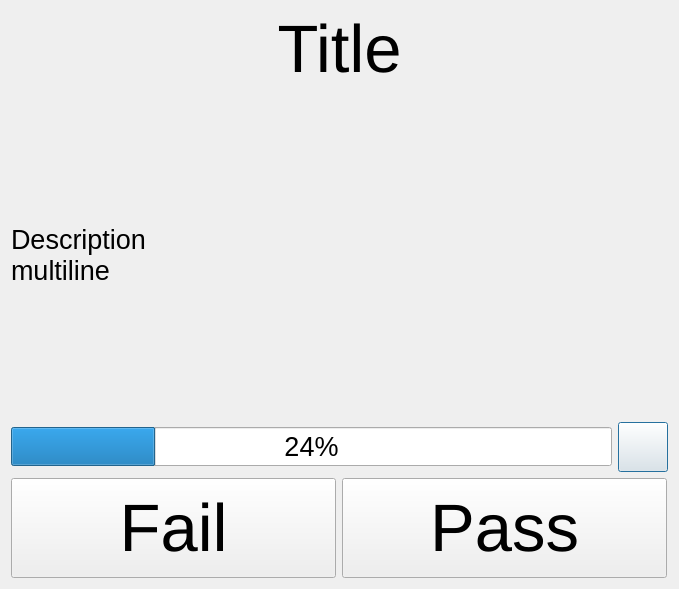
<?xml version="1.0" encoding="UTF-8"?>
<ui version="4.0">
 <class>ShowDialog</class>
 <widget class="QDialog" name="ShowDialog">
  <property name="geometry">
   <rect>
    <x>0</x>
    <y>0</y>
    <width>679</width>
    <height>589</height>
   </rect>
  </property>
  <property name="font">
   <font>
    <family>Arial</family>
    <pointsize>50</pointsize>
    <kerning>true</kerning>
   </font>
  </property>
  <property name="windowTitle">
   <string>Show Dialog</string>
  </property>
  <property name="windowIcon">
   <iconset resource="../resources.qrc">
    <normaloff>:/images/window_icon.png</normaloff>:/images/window_icon.png</iconset>
  </property>
  <layout class="QVBoxLayout" name="verticalLayout">
   <item>
    <widget class="QLabel" name="title_label">
     <property name="sizePolicy">
      <sizepolicy hsizetype="Preferred" vsizetype="Fixed">
       <horstretch>0</horstretch>
       <verstretch>0</verstretch>
      </sizepolicy>
     </property>
     <property name="text">
      <string>Title</string>
     </property>
     <property name="alignment">
      <set>Qt::AlignmentFlag::AlignCenter</set>
     </property>
    </widget>
   </item>
   <item>
    <widget class="QLabel" name="description_label">
     <property name="font">
      <font>
       <family>Arial</family>
       <pointsize>20</pointsize>
       <kerning>true</kerning>
      </font>
     </property>
     <property name="text">
      <string>Description
multiline</string>
     </property>
    </widget>
   </item>
   <item>
    <layout class="QHBoxLayout" name="timeout_h_layout">
     <item>
      <widget class="QProgressBar" name="timeout_progress_bar">
       <property name="sizeIncrement">
        <size>
         <width>0</width>
         <height>0</height>
        </size>
       </property>
       <property name="baseSize">
        <size>
         <width>0</width>
         <height>0</height>
        </size>
       </property>
       <property name="font">
        <font>
         <family>Arial</family>
         <pointsize>20</pointsize>
         <bold>false</bold>
         <kerning>true</kerning>
        </font>
       </property>
       <property name="value">
        <number>24</number>
       </property>
       <property name="textVisible">
        <bool>true</bool>
       </property>
      </widget>
     </item>
     <item>
      <widget class="QPushButton" name="timeout_increase_button">
       <property name="maximumSize">
        <size>
         <width>50</width>
         <height>50</height>
        </size>
       </property>
       <property name="font">
        <font>
         <family>Arial</family>
         <pointsize>30</pointsize>
         <kerning>true</kerning>
        </font>
       </property>
       <property name="text">
        <string/>
       </property>
       <property name="icon">
        <iconset resource="../resources.qrc">
         <normaloff>:/images/plus_icon.png</normaloff>:/images/plus_icon.png</iconset>
       </property>
      </widget>
     </item>
    </layout>
   </item>
   <item>
    <layout class="QHBoxLayout" name="buttons_h_layout">
     <item>
      <widget class="QPushButton" name="fail_button">
       <property name="maximumSize">
        <size>
         <width>325</width>
         <height>100</height>
        </size>
       </property>
       <property name="text">
        <string>Fail</string>
       </property>
       <property name="icon">
        <iconset resource="../resources.qrc">
         <normaloff>:/images/fail_icon.png</normaloff>:/images/fail_icon.png</iconset>
       </property>
      </widget>
     </item>
     <item>
      <widget class="QPushButton" name="pass_button">
       <property name="maximumSize">
        <size>
         <width>325</width>
         <height>100</height>
        </size>
       </property>
       <property name="text">
        <string>Pass</string>
       </property>
       <property name="icon">
        <iconset resource="../resources.qrc">
         <normaloff>:/images/pass_icon.png</normaloff>:/images/pass_icon.png</iconset>
       </property>
      </widget>
     </item>
    </layout>
   </item>
  </layout>
 </widget>
 <resources>
  <include location="../resources.qrc"/>
 </resources>
 <connections/>
</ui>
